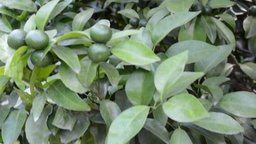
#> input picture data/Samples/1.jpeg, 256 x 144 px, shrunk from 1280 x 720 before the run, given in place of 1.jpg, which was not available
$ python Sobel.py   (older library calls are emulated)
#> lines starting #> are read from the running program, lines starting #| are printed output that depends on the picture; pictures that were not available may be replaced by others from this repository, and a replacement may not be noted

import cv2

import numpy as np

# Gray scale

def BGR2GRAY(img):

    b = img[:, :, 0].copy()
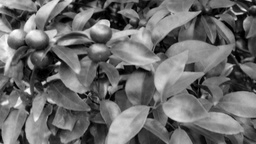
#> b: shape (144, 256) float64; min 0, max 255, mean 106.8

    g = img[:, :, 1].copy()

    r = img[:, :, 2].copy()
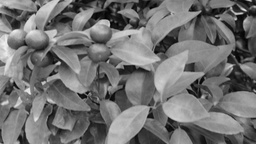
#> r: shape (144, 256) float64; min 0, max 240, mean 113.8

    # Gray scale

    out = 0.2126 * r + 0.7152 * g + 0.0722 * b

    out = out.astype(np.uint8)

    return out

# sobel filter

def sobel_filter(img, K_size=3):

#> called with K_size = 3
    if len(img.shape) == 3:

        H, W, C = img.shape

    else:

        H, W = img.shape
#> H = 144; W = 256

    # Zero padding

    pad = K_size // 2

    out = np.zeros((H + pad * 2, W + pad * 2), dtype=np.float)

    out[pad: pad + H, pad: pad + W] = img.copy().astype(np.float)
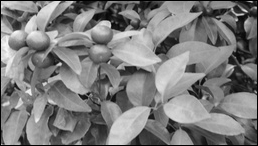
#> out: shape (146, 258) float64; min 0, max 251, mean 124.3

    tmp = out.copy()

    out_v = out.copy()

    out_h = out.copy()

    ## Sobel vertical

    Kv = [[1., 2., 1.],[0., 0., 0.], [-1., -2., -1.]]

    ## Sobel horizontal

    Kh = [[1., 0., -1.],[2., 0., -2.],[1., 0., -1.]]

    # filtering

    for y in range(H):

        for x in range(W):

            out_v[pad + y, pad + x] = np.sum(Kv * (tmp[y: y + K_size, x: x + K_size]))

            out_h[pad + y, pad + x] = np.sum(Kh * (tmp[y: y + K_size, x: x + K_size]))
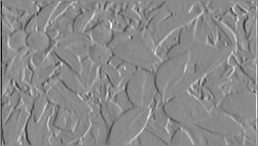
#> out_h: shape (146, 258) float64; min -930, max 789, mean 0.9; drawn with min black and max white
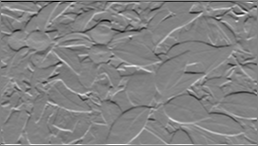
#> out_v: shape (146, 258) float64; min -883, max 839, mean 0.2; drawn with min black and max white

    out_v = np.clip(out_v, 0, 255)

    out_h = np.clip(out_h, 0, 255)

    out_v = out_v[pad: pad + H, pad: pad + W].astype(np.uint8)
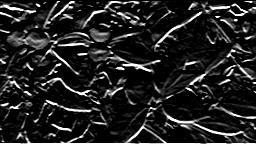
#> out_v: shape (144, 256); min 0, max 255, mean 34.9

    out_h = out_h[pad: pad + H, pad: pad + W].astype(np.uint8)
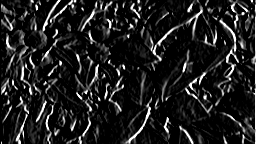
#> out_h: shape (144, 256); min 0, max 255, mean 31.5

    return out_v, out_h

# Read image

img = cv2.imread("1.jpg").astype(np.float)

# grayscale

gray = BGR2GRAY(img)

# sobel filtering

out_v, out_h = sobel_filter(gray, K_size=3)

# Save result

cv2.imwrite("out_g.jpg",gray)

# cv2.imshow("result_g",gray)

cv2.imwrite("out_v.jpg", out_v)

# cv2.imshow("result_v", out_v)

cv2.imwrite("out_h.jpg", out_h)
#
# cv2.imshow("result_h", out_h)

cv2.waitKey(0)

cv2.destroyAllWindows()
